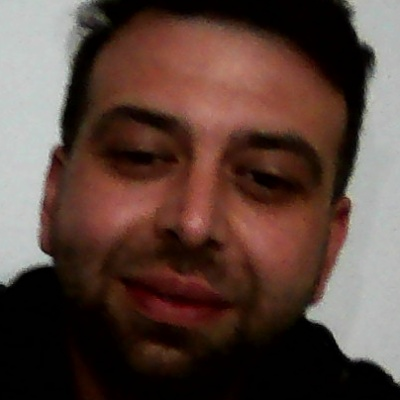
#> input picture FaceImages/eren/0face.jpg, 400 x 400 px, given in place of the camera
$ python -i framesave_dataset2.py   (imports and definitions only)
#> lines starting #> are read from the running program, lines starting #| are printed output that depends on the picture; after the words box and inside, x2 and y2 are one past the last pixel; in counts of white or black regions, pixels touching at a corner belong together
# -*- coding: utf-8 -*-
"""
Created on Mon May  3 22:10:01 2021

@author: Simge
"""

import cv2
import os
#for face detection Haarcascade dataset is used
#cascade classifier loads frontal_face datas
face_cascade=cv2.CascadeClassifier("haarcascade_frontalface_default.xml")
#path is the folder named "FaceImages
path = 'FaceImages'
#create function to create folder for each unique ID
def create_folder(user):
    try:
        if not os.path.exists(path + '/' + user):
            os.makedirs(path + '/' + user)
            return True
        else:
            print("User already exist")
            return False
    except OSError:
        print('Error: Creating directory of data')
#create function to save image when face is detected
def save_image(path, img, i):
    s = "{0}face.jpg"
    s1 = path + '/' + s.format(i)
    cv2.imwrite(s1,img)
#function to open camera and it forms 1280,720 dimensions
def get_face_images(username):
#> called with username = 'FaceImages/eren/0face.jpg'
    cap = cv2.VideoCapture(0)
    cap.set(3,1280)
    cap.set(4,720)
    count = 0

    while True:
        _,img = cap.read()  #img is captured frames from realtima
#> img is the input picture: shape (400, 400, 3); mean B, G, R 59.6, 67.5, 89.5
        #frames will be in grayscale
        gray = cv2.cvtColor(img, cv2.COLOR_BGR2GRAY)
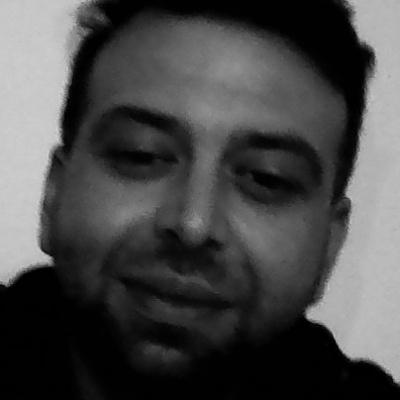
#> gray: shape (400, 400); min 0, max 208, mean 73.1
        #to detect face in frame .detectMultiScale method is used
        faces = face_cascade.detectMultiScale(gray,scaleFactor=1.3, minNeighbors=5)
#> faces = [[34, 33, 331, 331]]
        #detectMultiScale returns x,y,w,h values the parameters for rectangle which include detected face
        for (x,y,w,h) in faces:
            if h>int(img.shape[0])/2 :
                #if foung height values is greater than image_y/2
                print("face detecting")
                cv2.putText(img,"Bekleyiniz..",(30,30),cv2.FONT_HERSHEY_SIMPLEX,0.8,(0,0,255),3)
                #region of interest is cropped from frames according to x and y values
                detected_face = img[y-20:y+h+20, x-20:x+w+20]

                try:
                    #resize the detected images to train model for same sized frames
                    resized = cv2.resize(detected_face, (400,400), interpolation = cv2.INTER_AREA)
                except Exception as e:
                    print(str(e))
                #after resize, save the image with counting
                save_image((path + '/' + username), resized, count)
                #increase count when detected face is found
                count += 1
                cv2.rectangle(img, (x,y), (x+w,y+h), (0,255,0), 2)
            else:
                cv2.putText(img,"kameraya yaklasin lutfen",(30,30),cv2.FONT_HERSHEY_SIMPLEX,0.8,(0,0,255),3)
#> this loop made 1 pass
#> (x, y, w, h, s in save_image, count) on pass 1: (34, 33, 331, 331, '{0}face.jpg', 1)
#| face detecting
#> pass 1, in get_face_images, `detected_face = img[y-20:y+h+20, x-20:x+w+20]`:
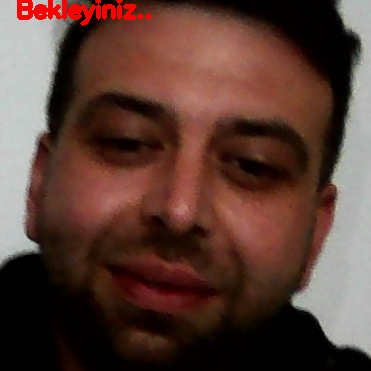
#> detected_face: shape (371, 371, 3); mean B, G, R 53, 61.8, 90.4
#> after the loop:
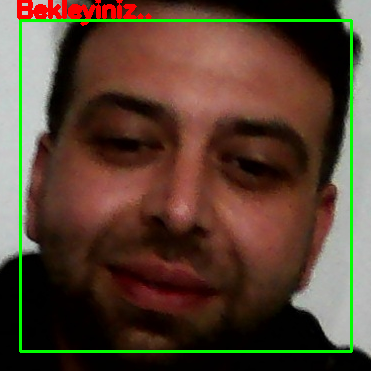
#> detected_face: shape (371, 371, 3); 2.88% of pixels changed, all inside (x1, y1, x2, y2) = (19, 19, 353, 353)
#> after the loop:
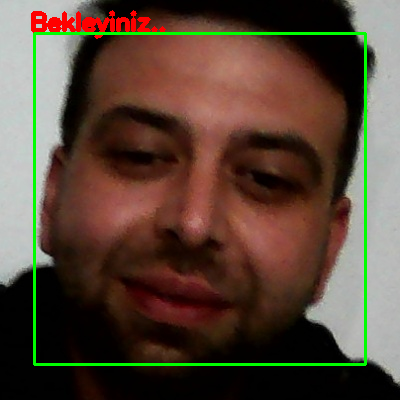
#> img: shape (400, 400, 3); 3.48% of pixels changed, all inside (x1, y1, x2, y2) = (31, 10, 367, 366)
#> after the loop, count = 1
        cv2.imshow('img',img)
        if count == 100:
            break
        if cv2.waitKey(20) & 0xFF == ord('q'):
#> (key q is pressed here)
            break

    cap.release()
    cv2.destroyAllWindows()
# here we enter username if it s not created
#create folder with entered username
# [1 line not run here, left out]
# [1 line that did not run here, left out]
#if folder is created then
# get_face_images function is called
# [2 lines not run here, left out]

>>> result = get_face_images('FaceImages/eren/0face.jpg')
